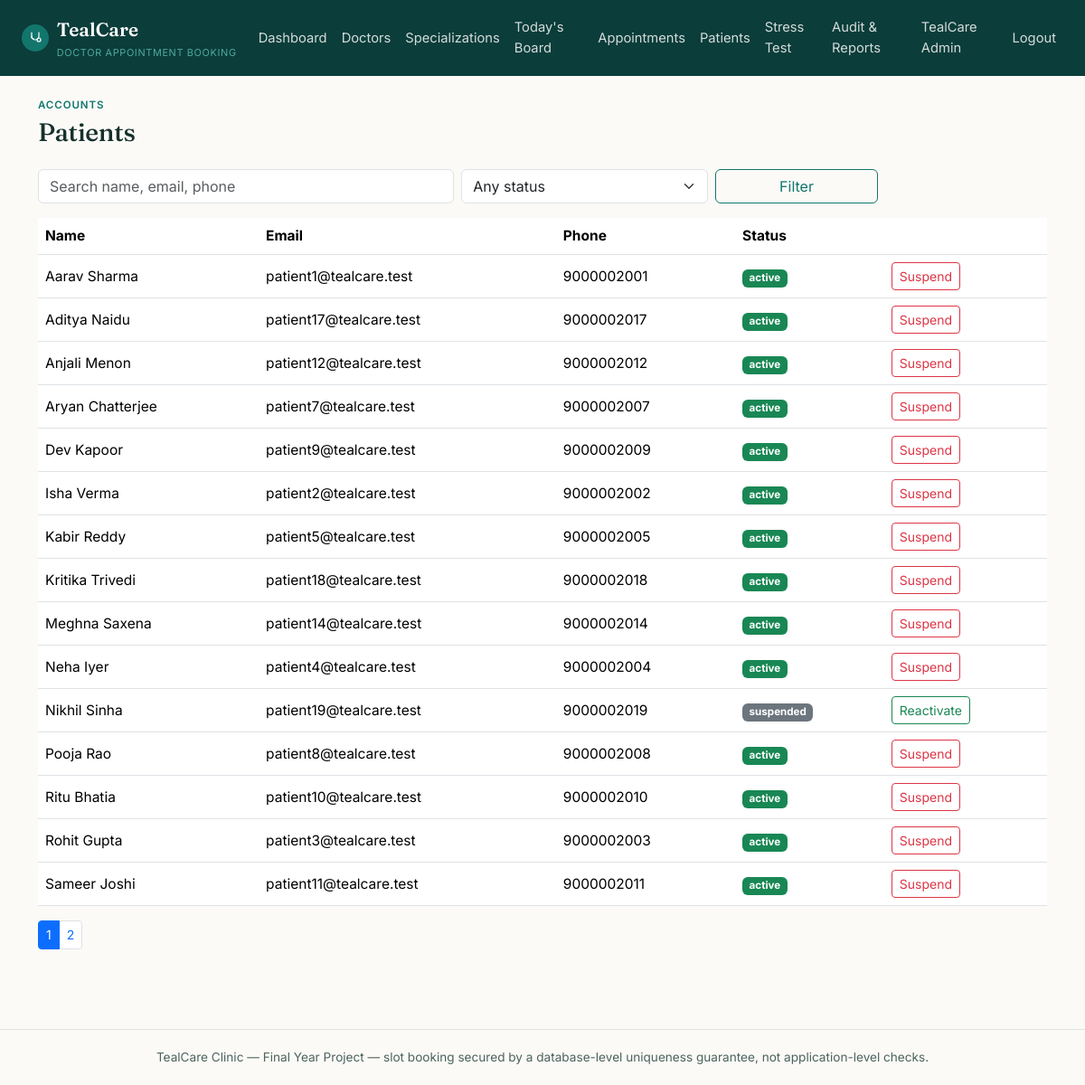
Screenshot of /admin/patients (signed in) with the database file from the repository.
### tables this page shows
CREATE TABLE users (
    id INT AUTO_INCREMENT PRIMARY KEY,
    role ENUM('admin','doctor','patient') NOT NULL,
    name VARCHAR(150) NOT NULL,
    email VARCHAR(190) NOT NULL UNIQUE,
    password_hash VARCHAR(255) NOT NULL,
    phone VARCHAR(20) NULL,
     
    staff_code VARCHAR(20) NULL UNIQUE,
     
     
    status ENUM('active','suspended') NOT NULL DEFAULT 'active',
    reset_token VARCHAR(64) NULL,
    reset_token_expires_at DATETIME NULL,
    created_at TIMESTAMP NOT NULL DEFAULT CURRENT_TIMESTAMP
);

### app/views/admin/patients/index.php (the view, shortened to what the rows shown need)
<p class="eyebrow mb-1">Accounts</p>
<h1 class="h3 mb-4">Patients</h1>
<form method="get" action="<?= Router::url('/admin/patients') ?>" class="row g-2 mb-3">
    <div class="col-md-5"><input type="text" name="q" class="form-control" placeholder="Search name, email, phone" value="<?= htmlspecialchars($search, ENT_QUOTES) ?>"></div>
    <div class="col-md-3">
        <select name="status" class="form-select">
            <option value="">Any status</option>
        </select>
    </div>
    <div class="col-md-2"><button class="btn btn-outline-tc w-100">Filter</button></div>
</form>
<div class="table-responsive">
    <table class="table table-tc align-middle">
        <thead><tr><th>Name</th><th>Email</th><th>Phone</th><th>Status</th><th></th></tr></thead>
        <tbody>
        <?php foreach ($patients as $p): ?>
            <tr>
                <td><?= htmlspecialchars($p['name'], ENT_QUOTES) ?></td>
                <td><?= htmlspecialchars($p['email'], ENT_QUOTES) ?></td>
                <td><?= htmlspecialchars($p['phone'] ?? '—', ENT_QUOTES) ?></td>
                <td><span class="badge text-bg-<?= $p['status'] === 'active' ? 'success' : 'secondary' ?>"><?= htmlspecialchars($p['status'], ENT_QUOTES) ?></span></td>
                <td>
                    <?php if ($p['status'] === 'active'): ?>
                        <form method="post" action="<?= Router::url('/admin/patients/' . $p['id'] . '/suspend') ?>" onsubmit="return confirm('Suspend this patient?');">
                            <?= Csrf::field() ?><button class="btn btn-sm btn-outline-danger">Suspend</button>
                        </form>
                    <?php else: ?>
                        <form method="post" action="<?= Router::url('/admin/patients/' . $p['id'] . '/reactivate') ?>">
                            <?= Csrf::field() ?><button class="btn btn-sm btn-outline-success">Reactivate</button>
                        </form>
                    <?php endif; ?>
                </td>
            </tr>
        <?php endforeach; ?>
        </tbody>
    </table>
</div>
<?php
$totalPages = (int) ceil($total / $perPage);
if ($totalPages > 1):
?>
<nav><ul class="pagination pagination-sm">
    <?php for ($p = 1; $p <= $totalPages; $p++): ?>
        <li class="page-item <?= $p === $page ? 'active' : '' ?>"><a class="page-link" href="?q=<?= urlencode($search) ?>&status=<?= $status ?>&page=<?= $p ?>"><?= $p ?></a></li>
    <?php endfor; ?>
</ul></nav>
<?php endif; ?>

### core/Router.php (shortened to what the rows shown need)
<?php
class Router
{
    private array $routes = ['GET' => [], 'POST' => []];
    private static string $basePath = '';
    public static function setBasePath(string $path): void
    {
        self::$basePath = rtrim($path, '/');
    }
    public static function url(string $path = ''): string
    {
        return self::$basePath . $path;
    }
    public function get(string $pattern, array $handler): void
    {
        $this->routes['GET'][$pattern] = $handler;
    }
    public function post(string $pattern, array $handler): void
    {
        $this->routes['POST'][$pattern] = $handler;
    }
    public function dispatch(string $method, string $uri): void
    {
        $path = parse_url($uri, PHP_URL_PATH) ?? '/';
        $path = rtrim($path, '/');
        foreach ($this->routes[$method] ?? [] as $pattern => $handler) {
            $params = $this->match($pattern, $path);
            if ($params !== null) {
                [$controllerClass, $action] = $handler;
                $controller = new $controllerClass();
                call_user_func_array([$controller, $action], $params);
                return;
            }
        }
    }
    private function match(string $pattern, string $path): ?array
    {
        $regex = preg_replace('#\{[a-zA-Z_]+\}#', '([^/]+)', $pattern);
        $regex = rtrim($regex, '/');
        if ($regex === '') {
            $regex = '/';
        }
        if (!preg_match('#^' . $regex . '$#', $path, $matches)) {
            return null;
        }
        array_shift($matches);
        return $matches;
    }
}

### app/views/partials/header.php (shortened to what the rows shown need)
<?php
$currentUser = Auth::user();
?>
<!doctype html>
<html lang="en">
<head>
    <link href="https://cdn.jsdelivr.net/npm/bootstrap@5.3.3/dist/css/bootstrap.min.css" rel="stylesheet">
    <link href="<?= Router::url('/assets/css/style.css') ?>" rel="stylesheet">
</head>
<body>
<nav class="navbar navbar-expand-lg navbar-tc">
    <div class="container-fluid px-3 px-lg-4">
        <a class="navbar-brand" href="<?= Router::url($currentUser ? \App\Controllers\AuthController::roleHome($currentUser['role']) : '/login') ?>">
            <span class="brand-mark">
            </span>
            <span>TealCare<small>Doctor Appointment Booking</small></span>
        </a>
        <div class="collapse navbar-collapse" id="navMain">
            <ul class="navbar-nav ms-auto align-items-lg-center">
                <?php if ($currentUser && $currentUser['role'] === 'admin'): ?>
                    <li class="nav-item"><a class="nav-link" href="<?= Router::url('/admin/dashboard') ?>">Dashboard</a></li>
                    <li class="nav-item"><a class="nav-link" href="<?= Router::url('/admin/doctors') ?>">Doctors</a></li>
                    <li class="nav-item"><a class="nav-link" href="<?= Router::url('/admin/specializations') ?>">Specializations</a></li>
                    <li class="nav-item"><a class="nav-link" href="<?= Router::url('/admin/board') ?>">Today's Board</a></li>
                    <li class="nav-item"><a class="nav-link" href="<?= Router::url('/admin/appointments') ?>">Appointments</a></li>
                    <li class="nav-item"><a class="nav-link" href="<?= Router::url('/admin/patients') ?>">Patients</a></li>
                    <li class="nav-item"><a class="nav-link" href="<?= Router::url('/admin/stress-test') ?>">Stress Test</a></li>
                    <li class="nav-item"><a class="nav-link" href="<?= Router::url('/admin/audit-log') ?>">Audit &amp; Reports</a></li>
                <?php endif; ?>
                <?php if ($currentUser): ?>
                    <li class="nav-item"><a class="nav-link" href="<?= Router::url('/account') ?>"><?= htmlspecialchars($currentUser['name'], ENT_QUOTES) ?></a></li>
                    <li class="nav-item">
                        <form method="post" action="<?= Router::url('/logout') ?>" class="d-inline">
                            <button type="submit" class="btn btn-link nav-link" style="border:0;">Logout</button>
                        </form>
                    </li>
                <?php else: ?>
                    <li class="nav-item"><a class="nav-link" href="<?= Router::url('/login') ?>">Login</a></li>
                    <li class="nav-item"><a class="nav-link" href="<?= Router::url('/register') ?>">Register</a></li>
                <?php endif; ?>
            </ul>
        </div>
    </div>
</nav>
<div class="container py-4">

### rows the page displays
users: name "TealCare Admin"
users: name "Aarav Sharma", email "patient1@tealcare.test", phone "9000002001", status "active"
users: name "Aditya Naidu", email "patient17@tealcare.test", phone "9000002017", status "active"
users: name "Anjali Menon", email "patient12@tealcare.test", phone "9000002012", status "active"
users: name "Aryan Chatterjee", email "patient7@tealcare.test", phone "9000002007", status "active"
users: name "Dev Kapoor", email "patient9@tealcare.test", phone "9000002009", status "active"
users: name "Isha Verma", email "patient2@tealcare.test", phone "9000002002", status "active"
users: name "Kabir Reddy", email "patient5@tealcare.test", phone "9000002005", status "active"
users: name "Kritika Trivedi", email "patient18@tealcare.test", phone "9000002018", status "active"
users: name "Meghna Saxena", email "patient14@tealcare.test", phone "9000002014", status "active"
users: name "Neha Iyer", email "patient4@tealcare.test", phone "9000002004", status "active"
users: name "Nikhil Sinha", email "patient19@tealcare.test", phone "9000002019", status "suspended"
users: name "Pooja Rao", email "patient8@tealcare.test", phone "9000002008", status "active"
users: name "Ritu Bhatia", email "patient10@tealcare.test", phone "9000002010", status "active"
users: name "Rohit Gupta", email "patient3@tealcare.test", phone "9000002003", status "active"
users: name "Sameer Joshi", email "patient11@tealcare.test", phone "9000002011", status "active"
